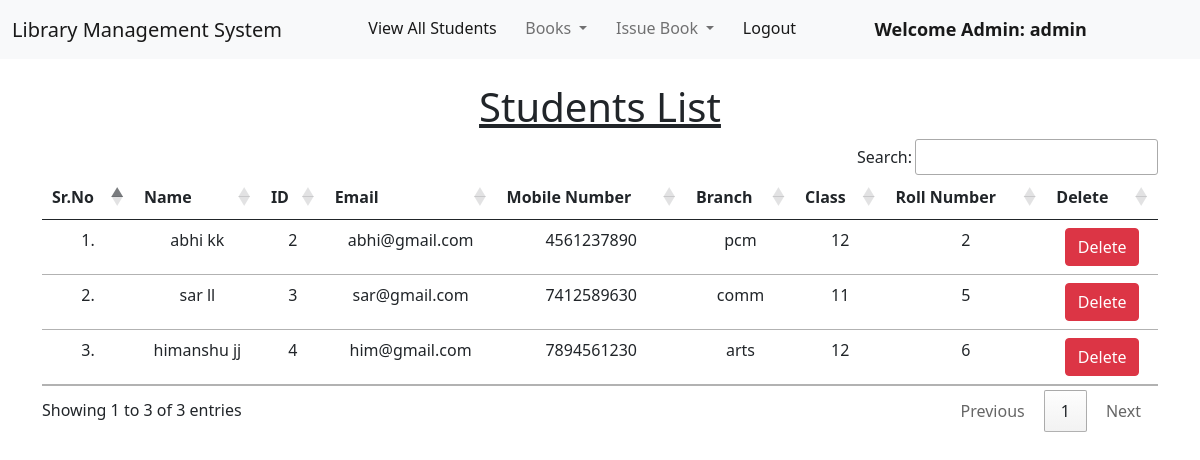
The page /view_students/ (signed in) on the database its author committed.
### library/models.py (models this page shows, shortened)
class Student(models.Model):
    user = models.OneToOneField(User, on_delete=models.CASCADE)
    classroom = models.CharField(max_length=10)
    branch = models.CharField(max_length=10)
    roll_no = models.CharField(max_length=3, blank=True)
    phone = models.CharField(max_length=10, blank=True)
    image = models.ImageField(upload_to="", blank=True)

### library/views.py (the view)
# urls.py: path("view_students/", views.view_students, name="view_students"),
def view_students(request):
    students = Student.objects.all()
    return render(request, "view_students.html", {'students':students})

### library/templates/view_students.html (shortened to what this page needs)
{% extends 'admin_navbar.html' %}
{% load static %}
{% block body %}
<div class="container mt-4">
    <h1 class="text-center"><u>Students List</u></h1>
    <table class="table table-hover" id="example">
        <thead>
            <tr class="text-center">
                <th>Sr.No</th>
                <th>Name</th>
                <th>ID</th>
                <th>Email</th>
                <th>Mobile Number</th>
                <th>Branch</th>
                <th>Class</th>
                <th>Roll Number</th>
                <th>Delete</th>
            </tr>
        </thead>
        <tbody>
            {% for student in students %}
            <tr class="text-center">
                <td>{{forloop.counter}}.</td>
                <td>{{student.user.get_full_name}}</td>
                <td>{{student.user.id}}</td>
                <td>{{student.user.email}}</td>
                <td>{{student.phone}}</td>
                <td>{{student.branch}}</td>
                <td>{{student.classroom}}</td>
                <td>{{student.roll_no}}</td>
                <td><a href="/delete_student/{{student.id}}/" class="btn btn-danger" onclick="return confirm('Are you sure you want to delete this student?')">Delete</a></td>
            </tr>
            {% endfor %}
        </tbody>
    </table>
    </div>
{% endblock %}

### library/templates/admin_navbar.html (shortened to what this page needs)
<!doctype html>
<html lang="en">
  <head>
    <link href="https://cdn.jsdelivr.net/npm/bootstrap@5.1.0/dist/css/bootstrap.min.css" rel="stylesheet">
    <link rel="stylesheet" href="https://cdn.datatables.net/1.10.25/css/jquery.dataTables.min.css">
    <link rel="stylesheet" href="https://cdn.datatables.net/buttons/1.7.1/css/buttons.dataTables.min.css">
  </head>
  <body>
    <nav class="navbar navbar-expand-lg navbar-light bg-light">
        <div class="container-fluid">
          <a class="navbar-brand" href="#"> Library Management System</a>
          <div class="collapse navbar-collapse" id="navbarSupportedContent">
            <ul class="navbar-nav me-auto mb-2 mb-lg-0">
              <li class="nav-item">
                <a class="nav-link active" aria-current="page" href="/view_students/">View All Students</a>
              </li>
              <li class="nav-item dropdown">
                <a class="nav-link dropdown-toggle" href="#" id="navbarDropdown" role="button" data-bs-toggle="dropdown" aria-expanded="false">
                  Books
                </a>
              </li>
              <li class="nav-item dropdown">
                <a class="nav-link dropdown-toggle" href="#" id="navbarDropdown" role="button" data-bs-toggle="dropdown" aria-expanded="false">
                  Issue Book
                </a>
              </li>
              <li class="nav-item">
                <a class="nav-link active" aria-current="page" href="/logout/">Logout</a>
              </li>
              <li class="nav-item">
                <a style="font-weight:600; font-family:'Segoe UI', Tahoma, Geneva, Verdana, sans-serif; font-size: large;" class="nav-link active" href="#">Welcome Admin: {{request.user}}</a>
              </li>
            </ul>
          </div>
        </div>
      </nav>
      {% block body %}
      {% endblock %}
  </body>
</html>

### rows shown on the page
Student: user.get_full_name "abhi kk", user.id "2", user.email "abhi@gmail.com", phone "4561237890", branch "pcm", classroom "12", roll_no "2"
Student: user.get_full_name "sar ll", user.id "3", user.email "sar@gmail.com", phone "7412589630", branch "comm", classroom "11", roll_no "5"
Student: user.get_full_name "himanshu jj", user.id "4", user.email "him@gmail.com", phone "7894561230", branch "arts", classroom "12", roll_no "6"

### other values the page prints
{{ request.user }} "admin"
